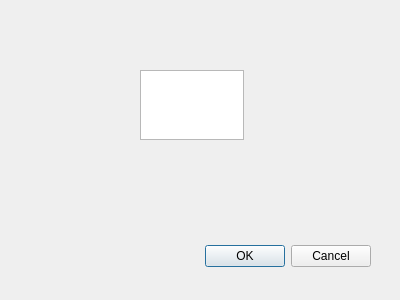
<?xml version="1.0" encoding="UTF-8"?>
<ui version="4.0">
 <class>Dialog</class>
 <widget class="QDialog" name="Dialog">
  <property name="geometry">
   <rect>
    <x>0</x>
    <y>0</y>
    <width>400</width>
    <height>300</height>
   </rect>
  </property>
  <property name="windowTitle">
   <string>Dialog</string>
  </property>
  <widget class="QDialogButtonBox" name="buttonBox">
   <property name="geometry">
    <rect>
     <x>30</x>
     <y>240</y>
     <width>341</width>
     <height>32</height>
    </rect>
   </property>
   <property name="orientation">
    <enum>Qt::Horizontal</enum>
   </property>
   <property name="standardButtons">
    <set>QDialogButtonBox::Cancel|QDialogButtonBox::Ok</set>
   </property>
  </widget>
  <widget class="QPlainTextEdit" name="plainTextEdit">
   <property name="geometry">
    <rect>
     <x>140</x>
     <y>70</y>
     <width>104</width>
     <height>70</height>
    </rect>
   </property>
  </widget>
 </widget>
 <resources/>
 <connections>
  <connection>
   <sender>buttonBox</sender>
   <signal>accepted()</signal>
   <receiver>Dialog</receiver>
   <slot>accept()</slot>
   <hints>
    <hint type="sourcelabel">
     <x>248</x>
     <y>254</y>
    </hint>
    <hint type="destinationlabel">
     <x>157</x>
     <y>274</y>
    </hint>
   </hints>
  </connection>
  <connection>
   <sender>buttonBox</sender>
   <signal>rejected()</signal>
   <receiver>Dialog</receiver>
   <slot>reject()</slot>
   <hints>
    <hint type="sourcelabel">
     <x>316</x>
     <y>260</y>
    </hint>
    <hint type="destinationlabel">
     <x>286</x>
     <y>274</y>
    </hint>
   </hints>
  </connection>
 </connections>
</ui>
